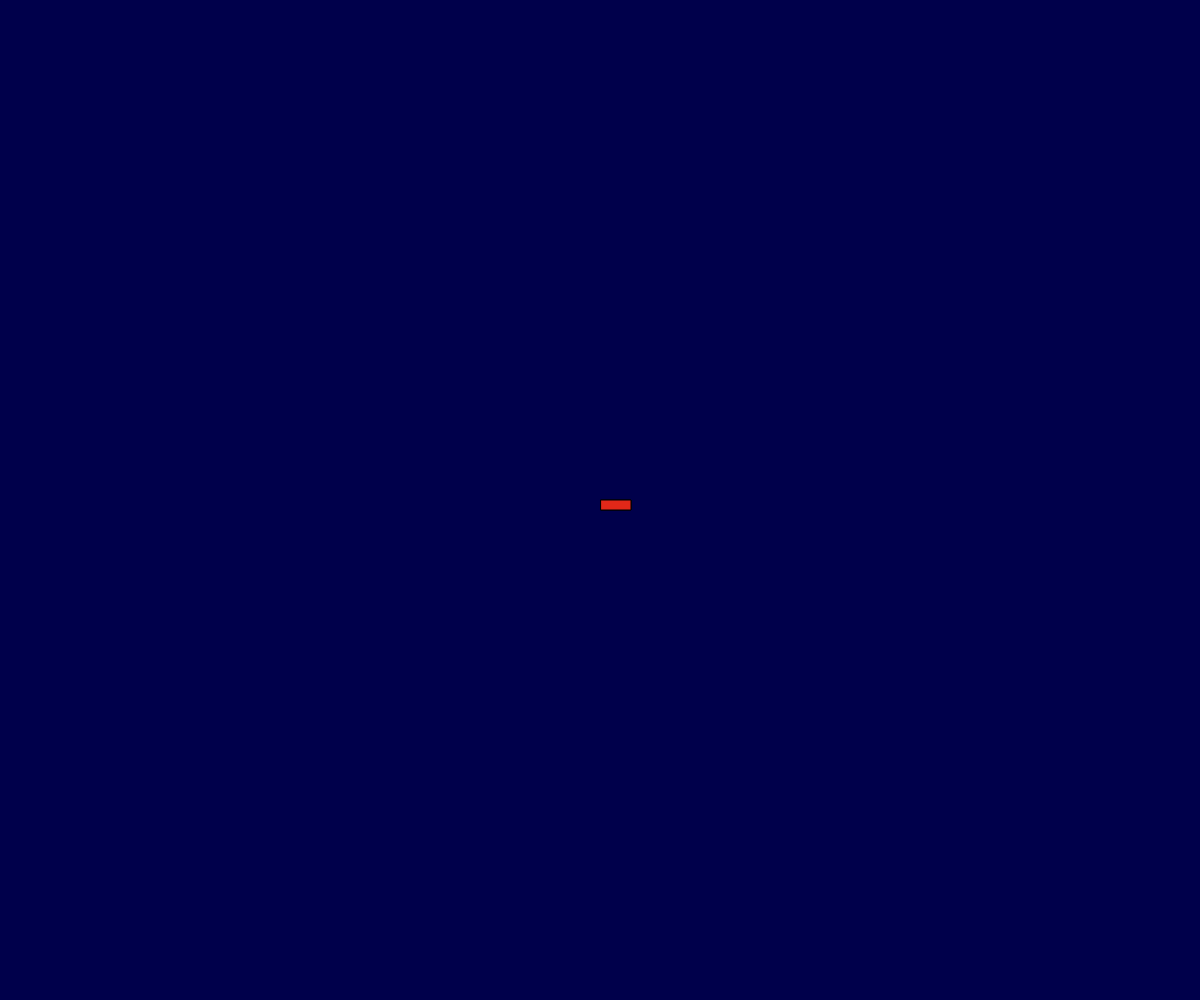
Frame 1 (no input)
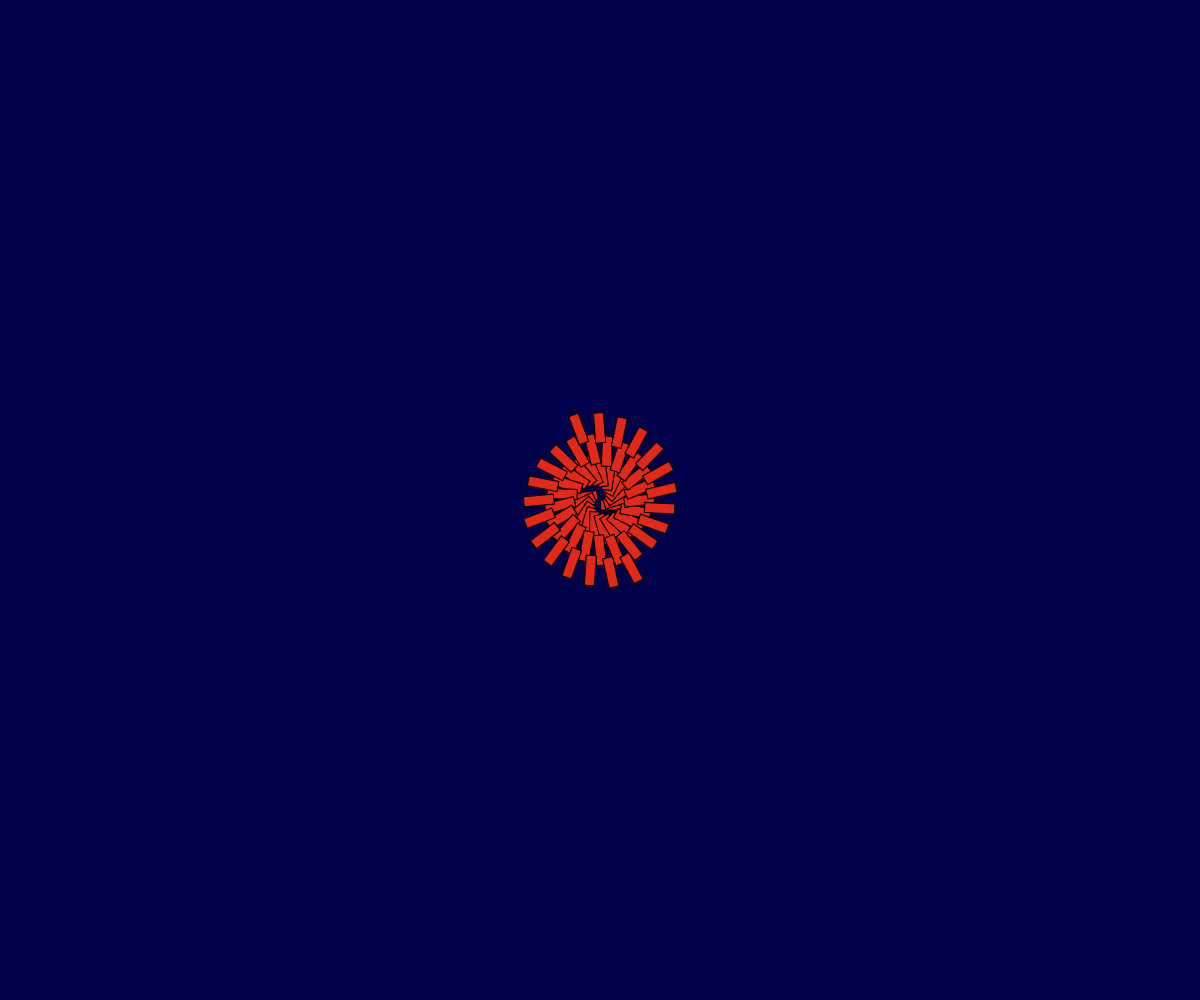
Frame 60 (no input)
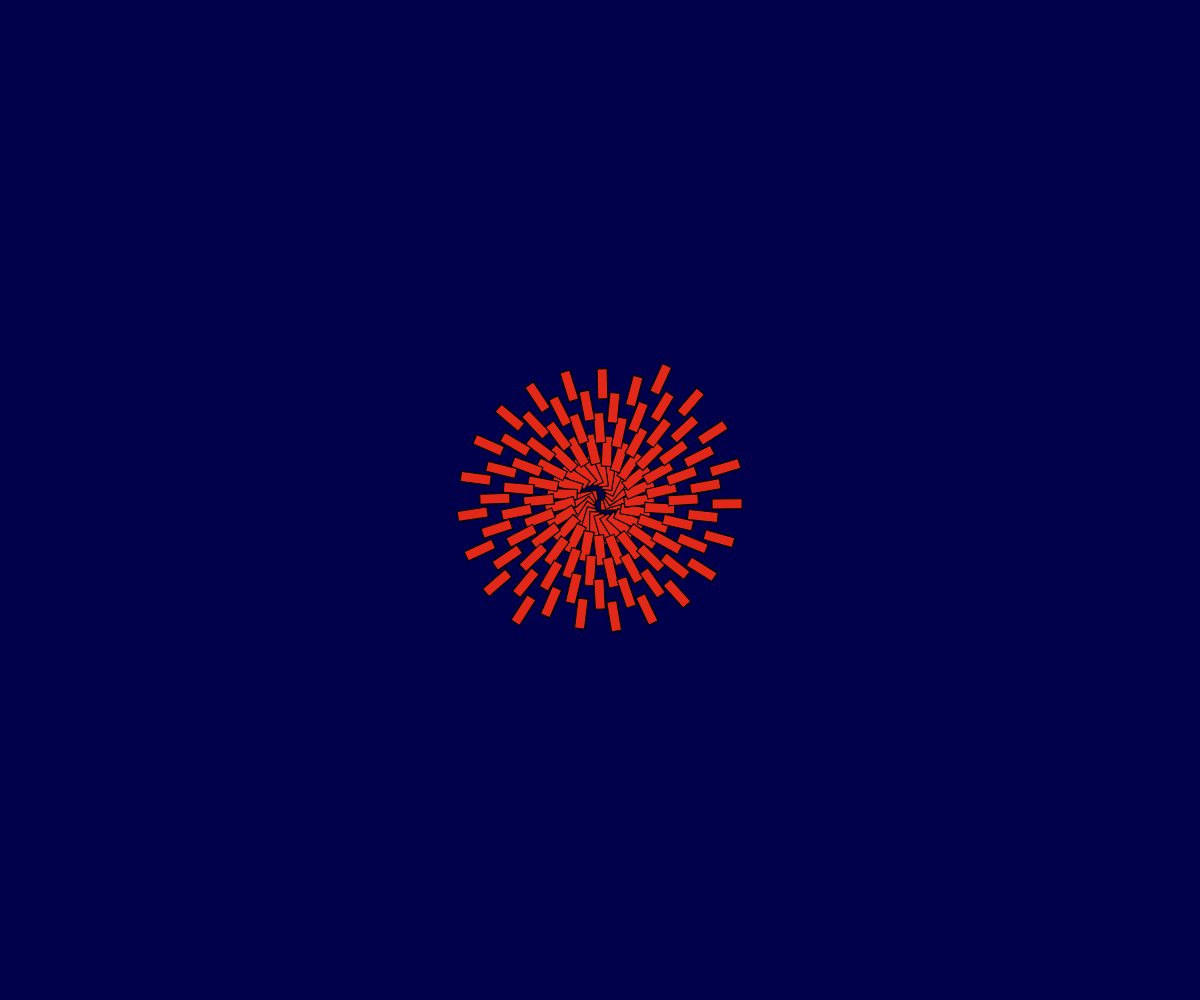
Frame 120 (the mouse pressed at the canvas centre since frame 60)

The p5.js sketch that drew these frames (run headless with seeded random() and noise() and a simulated clock; from frame 60 on, the mouse is pressed at the canvas centre):

// p5.js sketch
// ── sketch.js
var angle = 0.0

function setup() {
  createCanvas (windowWidth, windowHeight);
    background (0,0,75);
}

function draw() {

  translate (width/2, height/2);
  rotate (angle);
  from = color(25, 180, 40);
  to = color(225, 40, 25)
  interA = lerpColor(from, to, 1);
  interB = lerpColor(from, to, 2);
  fill (from);
  rect(frameCount % (width/2),0,30,10);
  fill (interA);
  rect(frameCount % (width/3),0,30,10);
  fill (to)
  fill (interB);
  angle += 3.0;
    }
    
